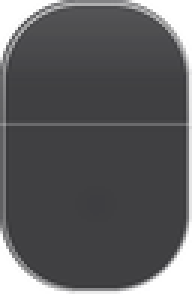
#> input picture src/Liquid Glass Dark/window.png, 64 x 98 px, found by its file name (shown 3 times larger)
$ python verify_render.py
#> lines starting #> are read from the running program, lines starting #| are printed output that depends on the picture
# -*- coding: utf-8 -*-
"""Render the skin exactly as CLaunch interprets it (border-aware tiling)."""
import os
from PIL import Image, ImageDraw

BASE = os.path.dirname(os.path.abspath(__file__))
S = os.path.join(BASE, "macOS Sonoma")
L = lambda n: Image.open(os.path.join(S, n)).convert("RGBA")


def nine_slice(img, box, ow, oh, border):
    l, t, r, b = border
    x0, y0, x1, y1 = box
    src = img.crop((x0, y0, x1, y1))
    sw, sh = src.size
    out = Image.new("RGBA", (ow, oh), (0, 0, 0, 0))
    ocw, och = ow - l - r, oh - t - b

    def put(region, size, pos):
        if size[0] <= 0 or size[1] <= 0:
            return
        out.alpha_composite(region.resize(size, Image.Resampling.LANCZOS), pos)

    put(src.crop((0, 0, l, t)), (l, t), (0, 0))
    put(src.crop((sw - r, 0, sw, t)), (r, t), (ow - r, 0))
    put(src.crop((0, sh - b, l, sh)), (l, b), (0, oh - b))
    put(src.crop((sw - r, sh - b, sw, sh)), (r, b), (ow - r, oh - b))
    put(src.crop((l, 0, sw - r, t)), (ocw, t), (l, 0))
    put(src.crop((l, sh - b, sw - r, sh)), (ocw, b), (l, oh - b))
    put(src.crop((0, t, l, sh - b)), (l, och), (0, t))
    put(src.crop((sw - r, t, sw, sh - b)), (r, och), (ow - r, t))
    put(src.crop((l, t, sw - r, sh - b)), (ocw, och), (l, t))
    return out


def h_band(img, box, ow, oh, border):
    """method=tile + horizontal border: fixed ends, tiled middle"""
    l, t, r, b = border
    x0, y0, x1, y1 = box
    src = img.crop((x0, y0, x1, y1))
    sw, sh = src.size
    out = Image.new("RGBA", (ow, oh), (0, 0, 0, 0))
    out.alpha_composite(src.crop((0, 0, l, sh)), (0, 0))
    out.alpha_composite(src.crop((sw - r, 0, sw, sh)), (ow - r, 0))
    mid = src.crop((l, 0, sw - r, sh))
    for x in range(l, ow - r, mid.width):
        out.alpha_composite(mid, (x, 0))
    return out.crop((0, 0, ow, oh))


def tile(img, box, ow, oh):
    src = img.crop(box)
    out = Image.new("RGBA", (ow, oh), (0, 0, 0, 0))
    for y in range(0, oh, src.height):
        for x in range(0, ow, src.width):
            out.alpha_composite(src, (x, y))
    return out


def render_window(w, h, hover_row=0):
    win = L("window.png")
    layer = nine_slice(win, (0, 0, 48, 80), w, h, (12, 34, 12, 20))
    layer.alpha_composite(h_band(win, (0, 0, 48, 34), w, 34, (12, 0, 12, 0)), (0, 0))
    layer.alpha_composite(h_band(win, (0, 60, 48, 80), w, 20, (12, 0, 12, 0)), (0, h - 20))
    layer.alpha_composite(tile(win, (0, 34, 12, 60), 12, h - 54), (0, 34))
    layer.alpha_composite(tile(win, (36, 34, 48, 60), 12, h - 54), (w - 12, 34))

    wb = L("win_buttons.png")
    for col, x in enumerate((13, 33, 53)):
        layer.alpha_composite(wb.crop((col * 12, hover_row * 12,
                                       col * 12 + 12, hover_row * 12 + 12)), (x, 11))
    sr = L("search.png")
    layer.alpha_composite(sr.crop((0, hover_row * 20, 20, hover_row * 20 + 20)), (w - 31, 7))
    return layer


def checker(w, h, a=(138, 138, 143), b=(120, 120, 125), s=8):
#> called with w = 480, h = 310, a = (138, 138, 143), b = (120, 120, 125), s = 8
    im = Image.new("RGB", (w, h), a)
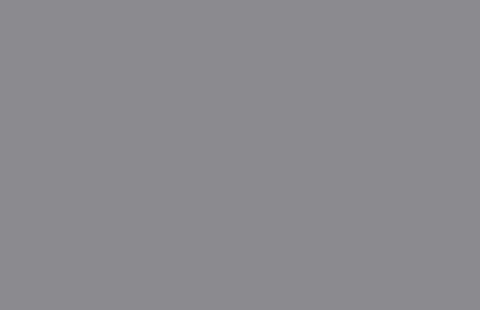
#> im: PIL image 480x310 RGB; mean R, G, B 138, 138, 143
    d = ImageDraw.Draw(im)
    for y in range(0, h, s):
        for x in range(0, w, s):
            if (x // s + y // s) % 2:
                d.rectangle([x, y, x + s - 1, y + s - 1], fill=b)
    return im.convert("RGBA")


# normal state
W, H = 420, 250
sheet = checker(W + 60, H + 60)
sheet.alpha_composite(render_window(W, H, 0), (30, 30))
#> in render_window, win is the input picture: PIL image 64x98 RGBA; mean R, G, B, A 35, 35, 37, 188.6
#> in nine_slice, `out = Image.new("RGBA", (ow, oh), (0, 0, 0, 0))`: out: PIL image 420x250 RGBA; every value is 0
#> in put (call 5), `out.alpha_composite(region.resize(size, Image.Resampling.LANCZOS), pos)`:
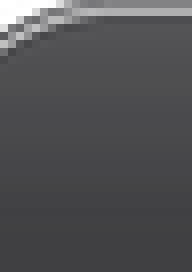
#> region: PIL image 24x34 RGBA (shown 8 times larger); mean R, G, B, A 41.3, 41.3, 43.8, 208.4; transparent parts drawn white
#> in put (call 8), `out.alpha_composite(region.resize(size, Image.Resampling.LANCZOS), pos)`:
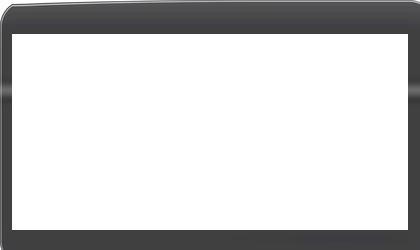
#> out: PIL image 420x250 RGBA; mean R, G, B, A 8.9, 8.9, 9.4, 54.4; transparent parts drawn white
#> in h_band, `out = Image.new("RGBA", (ow, oh), (0, 0, 0, 0))`: out: PIL image 420x34 RGBA; every value is 0
#> after the loop in h_band, `for x in range(l, ow - r, mid.width):`:
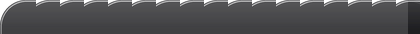
#> out: PIL image 420x34 RGBA; mean R, G, B, A 41.1, 41.1, 43.6, 207.6; transparent parts drawn white
#> call 2 of h_band, with box = (0, 60, 48, 80), ow = 420, oh = 20, border = (12, 0, 12, 0)
#> in h_band (call 2), `src = img.crop((x0, y0, x1, y1))`:
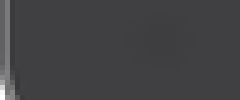
#> src: PIL image 48x20 RGBA (shown 5 times larger); mean R, G, B, A 26.4, 26.4, 28.5, 209.7; transparent parts drawn white
#> in h_band (call 2), `out = Image.new("RGBA", (ow, oh), (0, 0, 0, 0))`: out: PIL image 420x20 RGBA; every value is 0
#> after the loop in h_band (call 2), `for x in range(l, ow - r, mid.width):`:
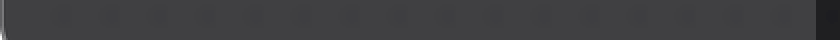
#> out: PIL image 420x20 RGBA (shown 2 times larger); mean R, G, B, A 24.1, 24.1, 26.3, 211.2; transparent parts drawn white
#> in render_window, `layer.alpha_composite(tile(win, (36, 34, 48, 60), 12, h - 54), (w - 12..`:
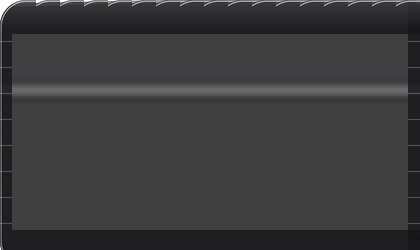
#> layer: PIL image 420x250 RGBA; mean R, G, B, A 28.8, 28.8, 30.2, 219.7; transparent parts drawn white
#> (the run stopped early here; a loop or call above may not have finished)
